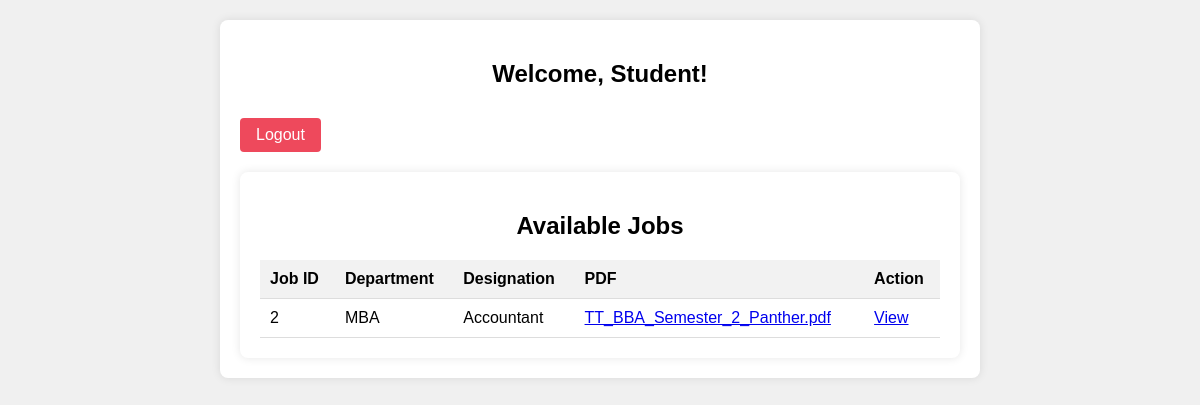
Page /student_dashboard (signed in) on the earlier database version.
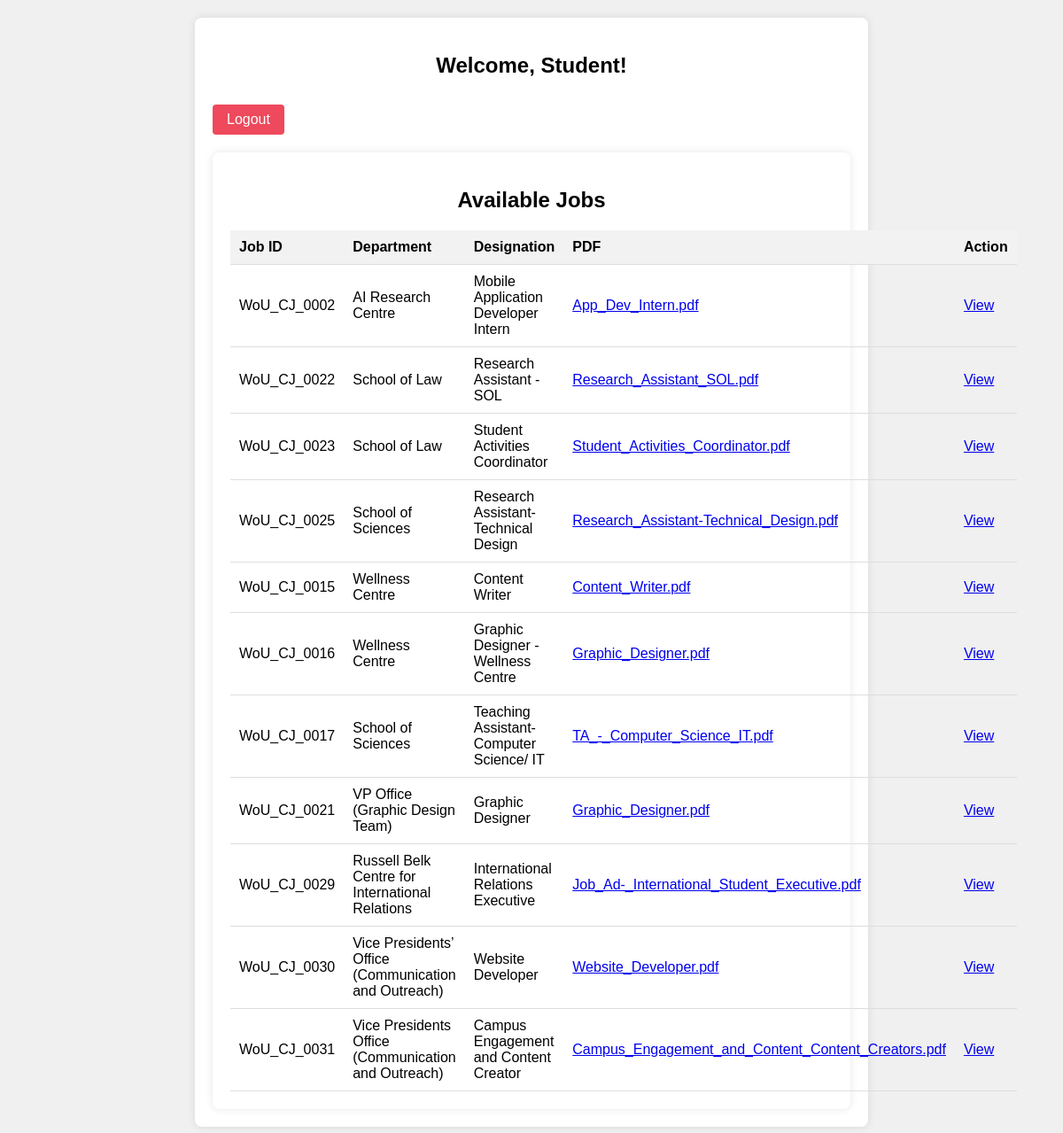
Same page on the later database version.
### tables this page shows
CREATE TABLE job (
            job_id INTEGER PRIMARY KEY AUTOINCREMENT,
            id INTEGER NOT NULL,
            department TEXT NOT NULL,
            designation TEXT NOT NULL,
            description TEXT,
            pdf_path TEXT,
            pdf_filename TEXT
        );

### main.py (the view)
@app.route('/student_dashboard')
@login_required
def student_dashboard():
    if 'email' in session:
        email = session['email']
        conn = sqlite3.connect('pdfs.db')
        c = conn.cursor()
        c.execute('SELECT * FROM job')
        jobs = c.fetchall()
        conn.close()
        return render_template('Student.html', email=email, jobs=jobs)
    else:
        return jsonify({'message': 'Session email not found. Please log in again.'}), 404

### main.py (called while the page is built)
@login_manager.user_loader
def load_user(user_id):
    user = Faculty.get(user_id)
    if not user:
        user = Student.get(user_id)
    return user

    @staticmethod
    def get(email):
        conn = sqlite3.connect('pdfs.db')
        c = conn.cursor()
        c.execute('SELECT Email_ID, Password FROM users WHERE Email_ID = ?', (email,))
        user_data = c.fetchone()
        conn.close()
        if user_data:
            return Faculty(user_data[0])
        else:
            return None

### templates/Student.html (shortened to what this page needs)
<!DOCTYPE html>
<html lang="en">
<head>
</head>
<body>
    <div class="container">
        <h2>Welcome, Student!</h2>
        <a class="btn" href="{{ url_for('logout') }}">Logout</a>
        <div class="job_cont">
            <h2>Available Jobs</h2>
            <table>
                <thead>
                    <tr>
                        <th>Job ID</th>
                        <th>Department</th>
                        <th>Designation</th>
                        <th>PDF</th>
                        <th>Action</th>
                    </tr>
                </thead>
                <tbody>
                    {% if jobs %}
                    {% for job in jobs %}
                    <tr>
                        <td>{{ job[1] }}</td>
                        <td>{{ job[2] }}</td>
                        <td>{{ job[3] }}</td>
                        <td><a href="#" onclick="showPDF('{{ job[5] }}')">{{ job[6] }}</a></td>
                        <td>
                            <a href="#" class="view-job"
                                onclick="showModal('{{ job[1] }}','{{ job[2] }}', '{{ job[3] }}', '{{ job[4] }}', '{{ job[5] }}', '{{ job[6] }}', '{{ job[0] }}')">View</a>
                        </td>
                    </tr>
                    {% endfor %}
                    {% else %}
                    <tr>
                        <td colspan="5" class="no-jobs">No jobs available.</td>
                    </tr>
                    {% endif %}
                </tbody>
            </table>
        </div>
    </div>
</body>
</html>

Differences in the rows shown:
removed job: id "2", department "MBA", designation "Accountant", pdf_filename "TT_BBA_Semester_2_Panther.pdf"
added job: id "WoU_CJ_0002", department "AI Research Centre", designation "Mobile Application Developer Intern", pdf_filename "App_Dev_Intern.pdf"
added job: id "WoU_CJ_0022", department "School of Law", designation "Research Assistant - SOL", pdf_filename "Research_Assistant_SOL.pdf"
added job: id "WoU_CJ_0023", department "School of Law", designation "Student Activities Coordinator", pdf_filename "Student_Activities_Coordinator.pdf"
added job: id "WoU_CJ_0025", department "School of Sciences", designation "Research Assistant-Technical Design", pdf_filename "Research_Assistant-Technical_Design.pdf"
added job: id "WoU_CJ_0015", department "Wellness Centre", designation "Content Writer", pdf_filename "Content_Writer.pdf"
added job: id "WoU_CJ_0016", department "Wellness Centre", designation "Graphic Designer - Wellness Centre", pdf_filename "Graphic_Designer.pdf"
added job: id "WoU_CJ_0017", department "School of Sciences", designation "Teaching Assistant- Computer Science/ IT", pdf_filename "TA_-_Computer_Science_IT.pdf"
added job: id "WoU_CJ_0021", department "VP Office (Graphic Design Team)", designation "Graphic Designer", pdf_filename "Graphic_Designer.pdf"
added job: id "WoU_CJ_0029", department "Russell Belk Centre for International Relations", designation "International Relations Executive", pdf_filename "Job_Ad-_International_Student_Executive.pdf"
added job: id "WoU_CJ_0030", department "Vice Presidents’ Office (Communication and Outreach)", designation "Website Developer", pdf_filename "Website_Developer.pdf"
added job: id "WoU_CJ_0031", department "Vice Presidents Office (Communication and Outreach)", designation "Campus Engagement and Content Creator", pdf_filename "Campus_Engagement_and_Content_Content_Creators.pdf"
